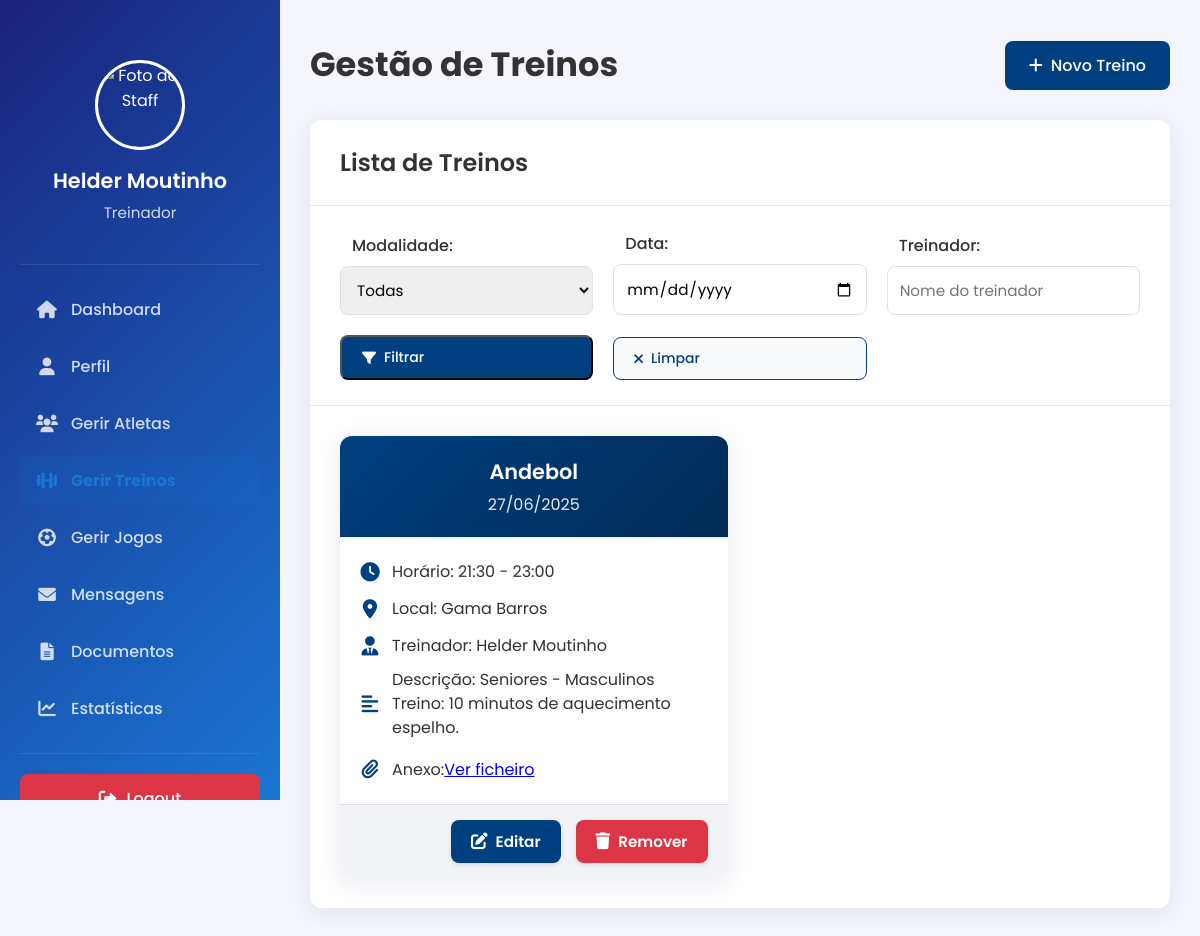
The app's page /src/gerir_treinos.php (signed in) with its own data.
### tables this page shows
CREATE TABLE `users` (
  `id` int(11) NOT NULL,
  `nome` varchar(100) NOT NULL,
  `email` varchar(100) NOT NULL,
  `password_hash` varchar(255) DEFAULT NULL,
  `tipo` varchar(20) DEFAULT NULL,
  `data_registo` timestamp NOT NULL DEFAULT current_timestamp(),
  `status` varchar(20) DEFAULT NULL,
  `data_registro` timestamp NOT NULL DEFAULT current_timestamp(),
  `data_nascimento` date DEFAULT NULL,
  `genero` enum('M','F') DEFAULT NULL,
  `telefone` varchar(9) DEFAULT NULL,
  `nif` varchar(9) DEFAULT NULL,
  `morada` text DEFAULT NULL,
  `foto_perfil` varchar(255) DEFAULT NULL,
  `escalao` varchar(50) DEFAULT NULL,
  `posicao` varchar(50) DEFAULT NULL,
  `numero` int(11) DEFAULT NULL,
  `pe_dominante` varchar(20) DEFAULT NULL,
  `exame_medico_data` date DEFAULT NULL,
  `seguro_desportivo` varchar(50) DEFAULT NULL,
  `numero_socio` int(11) DEFAULT NULL,
  `cip` varchar(20) DEFAULT NULL,
  `modalidade_id` int(11) DEFAULT NULL,
  `escalao_id` int(11) DEFAULT NULL
);

CREATE TABLE `treinos` (
  `id` int(11) NOT NULL,
  `modalidade_id` int(11) NOT NULL,
  `data` date NOT NULL,
  `hora_inicio` time NOT NULL,
  `hora_fim` time NOT NULL,
  `local` varchar(255) NOT NULL,
  `treinador` varchar(255) NOT NULL,
  `descricao` text DEFAULT NULL,
  `anexo` varchar(255) DEFAULT NULL,
  `created_at` timestamp NOT NULL DEFAULT current_timestamp(),
  `updated_at` timestamp NOT NULL DEFAULT current_timestamp() ON UPDATE current_timestamp()
);

CREATE TABLE `modalidades` (
  `id` int(11) NOT NULL,
  `nome` varchar(100) NOT NULL,
  `descricao` varchar(255) DEFAULT NULL,
  `ativo` tinyint(1) DEFAULT 1
);

### src/gerir_treinos.php (the view, shortened to what this page needs)
<?php
require 'db.php';
$stmt = $conn->prepare("SELECT * FROM users WHERE id = ?");
$stmt->bind_param("i", $_SESSION['user_id']);
if (!$stmt->execute()) {
    die("Erro ao executar query de usuário: " . $stmt->error);
}
$staff = $stmt->get_result()->fetch_assoc();
$filtro_data = isset($_GET['data']) ? $_GET['data'] : '';
$filtro_treinador = isset($_GET['treinador']) ? trim($_GET['treinador']) : '';
$where = [];
$params = [];
$types = '';
if ($staff['tipo'] === 'treinador') {
    $where[] = 't.treinador = ?';
    $params[] = $staff['nome'];
    $types .= 's';
}
$where_sql = $where ? ('WHERE ' . implode(' AND ', $where)) : '';
$query_treinos = "SELECT t.*, m.nome as modalidade_nome
                 FROM treinos t
                 LEFT JOIN modalidades m ON t.modalidade_id = m.id
                 $where_sql
                 ORDER BY t.data DESC";
$stmt = $conn->prepare($query_treinos);
if ($params) {
    $stmt->bind_param($types, ...$params);
}
if (!$stmt->execute()) {
    die("Erro ao executar query de treinos: " . $stmt->error);
}
$treinos = $stmt->get_result();
?>
<!DOCTYPE html>
<html lang="pt">
<head>
    <link rel="stylesheet" href="dashboard_nav.css">
    <link rel="stylesheet" href="dashboard_atleta.css">
    <link rel="stylesheet" href="https://cdnjs.cloudflare.com/ajax/libs/font-awesome/6.0.0/css/all.min.css">
</head>
<body>
    <div class="dashboard-layout">
        <aside class="dashboard-sidebar staff-sidebar">
            <div class="staff-header">
                <img src="<?php
    $foto = !empty($staff['foto_perfil']) ? $staff['foto_perfil'] : '';
    $foto_path = __DIR__ . '/../' . ltrim($foto, '/');
    if ($foto && file_exists($foto_path)) {
        echo str_replace(['../uploads/', 'uploads/'], '/sitecacem/uploads/', $foto);
    } else {
        echo '/sitecacem/img/default-avatar.png';
    }
?>" alt="Foto do Staff">
                <h3><?php echo htmlspecialchars($staff['nome']); ?></h3>
                <p><?php echo ucfirst($staff['tipo']); ?></p>
            </div>
            <nav class="staff-menu">
                <a href="dashboard_staff.php" class="menu-item">
                    <i class="fas fa-home"></i> Dashboard
                </a>
                <a href="perfil_staff.php" class="menu-item">
                    <i class="fas fa-user"></i> Perfil
                </a>
                <a href="gerir_atletas.php" class="menu-item">
                    <i class="fas fa-users"></i> Gerir Atletas
                </a>
                <a href="gerir_treinos.php" class="menu-item active">
                    <i class="fas fa-dumbbell"></i> Gerir Treinos
                </a>
                <a href="gerir_jogos.php" class="menu-item">
                    <i class="fas fa-futbol"></i> Gerir Jogos
                </a>
                <a href="mensagens_staff.php" class="menu-item">
                    <i class="fas fa-envelope"></i> Mensagens
                </a>
                <a href="documentos_staff.php" class="menu-item">
                    <i class="fas fa-file-alt"></i> Documentos
                </a>
                <a href="estatisticas.php" class="menu-item">
                    <i class="fas fa-chart-line"></i> Estatísticas
                </a>
            </nav>
            <div class="logout-section">
                <form action="logout.php" method="post">
                    <button type="submit" class="logout-btn">
                        <i class="fas fa-sign-out-alt"></i> Logout
                    </button>
                </form>
            </div>
        </aside>
        <main class="dashboard-content">
            <div class="page-header">
                <h1>Gestão de Treinos</h1>
                <button class="add-training-btn" onclick="openModal()">
                    <i class="fas fa-plus"></i> Novo Treino
                </button>
            </div>
            <div class="trainings-container">
                <div class="trainings-header">
                    <h2>Lista de Treinos</h2>
                </div>
                <div class="filtro-treinos">
                    <div class="form-group">
                        <label for="modalidade">Modalidade:</label>
                        <select id="modalidade" name="modalidade_id" onchange="filterTreinos()">
                            <option value="">Todas</option>
                        </select>
                    </div>
                    <div class="form-group">
                        <label for="data">Data:</label>
                        <input type="date" id="data" name="data" value="<?php echo htmlspecialchars($filtro_data); ?>" onchange="filterTreinos()">
                    </div>
                    <div class="form-group">
                        <label for="treinador">Treinador:</label>
                        <input type="text" id="treinador" name="treinador" placeholder="Nome do treinador" value="<?php echo htmlspecialchars($filtro_treinador); ?>" onkeyup="filterTreinos()">
                    </div>
                    <button class="btn-primary" onclick="filterTreinos()">
                        <i class="fas fa-filter"></i> Filtrar
                    </button>
                    <button class="btn-secondary" onclick="clearFilters()">
                        <i class="fas fa-times"></i> Limpar
                    </button>
                </div>
                <div class="trainings-grid">
                    <?php if ($treinos->num_rows > 0): ?>
                        <?php while ($treino = $treinos->fetch_assoc()): ?>
                            <div class="training-card">
                                <div class="training-header">
                                    <h3 class="training-title"><?php echo htmlspecialchars($treino['modalidade_nome']); ?></h3>
                                    <p class="training-category"><?php echo htmlspecialchars(date('d/m/Y', strtotime($treino['data']))); ?></p>
                                </div>
                                <div class="training-info">
                                    <p><i class="fas fa-clock"></i> Horário: <?php echo htmlspecialchars(date('H:i', strtotime($treino['hora_inicio']))) . ' - ' . htmlspecialchars(date('H:i', strtotime($treino['hora_fim']))); ?></p>
                                    <p><i class="fas fa-map-marker-alt"></i> Local: <?php echo htmlspecialchars($treino['local']); ?></p>
                                    <p><i class="fas fa-user-tie"></i> Treinador: <?php echo htmlspecialchars($treino['treinador']); ?></p>
                                    <p><i class="fas fa-align-left"></i> Descrição: <?php echo htmlspecialchars($treino['descricao']); ?></p>
                                    <?php if (!empty($treino['anexo'])): ?>
                                        <p><i class="fas fa-paperclip"></i> Anexo: <a href="<?php echo htmlspecialchars(str_replace('../uploads/', '../uploads/', $treino['anexo'])); ?>" target="_blank">Ver ficheiro</a></p>
                                    <?php endif; ?>
                                </div>
                                <div class="training-actions">
                                    <button class="action-btn btn-edit" onclick="openEditModal(<?php echo htmlspecialchars(json_encode($treino)); ?>)">
                                        <i class="fas fa-edit"></i> Editar
                                    </button>
                                    <form action="remover_treino.php" method="post" style="display:inline;" onsubmit="return confirm('Tem certeza que deseja remover este treino?');">
                                        <button type="submit" class="action-btn btn-delete">
                                            <i class="fas fa-trash"></i> Remover
                                        </button>
                                    </form>
                                </div>
                            </div>
                        <?php endwhile; ?>
                    <?php else: ?>
                        <p>Nenhum treino encontrado.</p>
                    <?php endif; ?>
                </div>
            </div>
        </main>
    </div>
</body>
</html>

### src/dashboard_nav.css (style rules this page uses)
* { margin: 0; padding: 0; box-sizing: border-box; font-family: 'Poppins', sans-serif; }
body { font-family: 'Inter', Arial, sans-serif; background: #f4f6fb; margin: 0; padding: 0; }
.dashboard-layout { display: flex; min-height: 100vh; }
.dashboard-sidebar { width: 280px; background: linear-gradient(135deg, #1a237e 0%, #1976d2 100%); color: white; padding: 20px; position: fixed; height: 100vh; overflow-y: auto; }
.staff-header { text-align: center; padding: 40px 0; border-bottom: 1px solid rgba(255,255,255,0.1); margin-bottom: 20px; display: flex; flex-direction: column; align-items: center; justify-content: center; }
.staff-header img { width: 90px; height: 90px; border-radius: 50%; border: 3px solid white; margin: auto 0 15px 0; object-fit: cover; display: block; }
.staff-header h3 { font-size: 1.3em; margin: 0 0 5px; font-weight: 600; }
.staff-header p { font-size: 0.95em; color: rgba(255,255,255,0.8); margin: 0; }
.staff-menu { margin-bottom: 20px; }
.menu-item { display: flex; align-items: center; padding: 12px 15px; color: rgba(255,255,255,0.8); text-decoration: none; border-radius: 8px; margin-bottom: 8px; font-weight: 500; transition: all 0.2s; position: relative; }
.menu-item.active { background: rgba(25, 118, 210, 0.15); color: #1976d2; font-weight: bold; }
.menu-item i { width: 24px; margin-right: 12px; font-size: 1.1em; text-align: center; }
.logout-section { margin-top: auto; padding-top: 20px; border-top: 1px solid rgba(255,255,255,0.1); }
.logout-btn { width: 100%; padding: 12px; background: #dc3545; border: none; border-radius: 8px; color: white; font-size: 1em; font-weight: 500; cursor: pointer; transition: all 0.2s; display: flex; align-items: center; justify-content: center; gap: 10px; }
.logout-btn i { font-size: 1.1em; }
.dashboard-content { margin-left: 280px; padding: 40px 30px 30px 30px; width: calc(100% - 280px); }
.menu-item { animation: slideIn 0.3s ease-out; }

### records on screen
users: nome "Helder Moutinho", tipo "Treinador"
treinos: modalidade.nome "Andebol", data "27/06/2025", hora_inicio "21:30", hora_fim "23:00", local "Gama Barros", treinador "Helder Moutinho", descricao "Seniores - Masculinos Treino: 10 minutos de aquecimento espelho."
